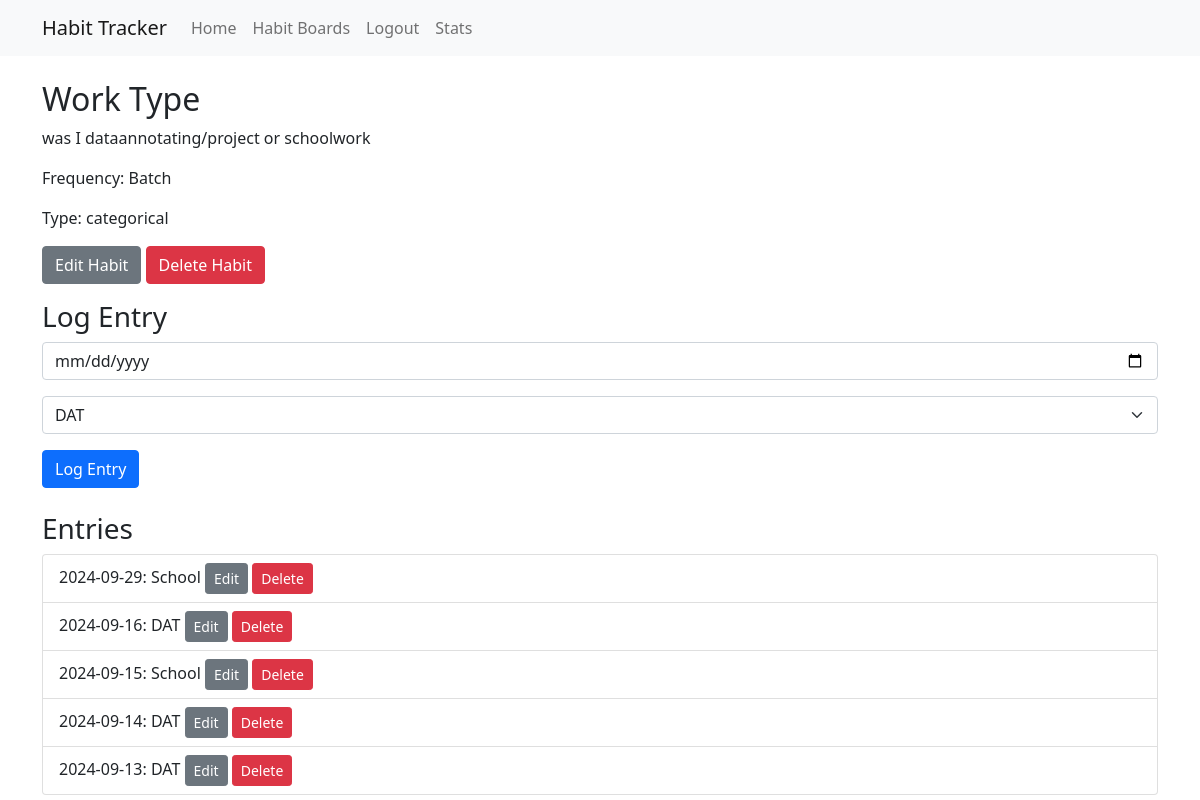
The app's page /habit/1 (signed in), older data.
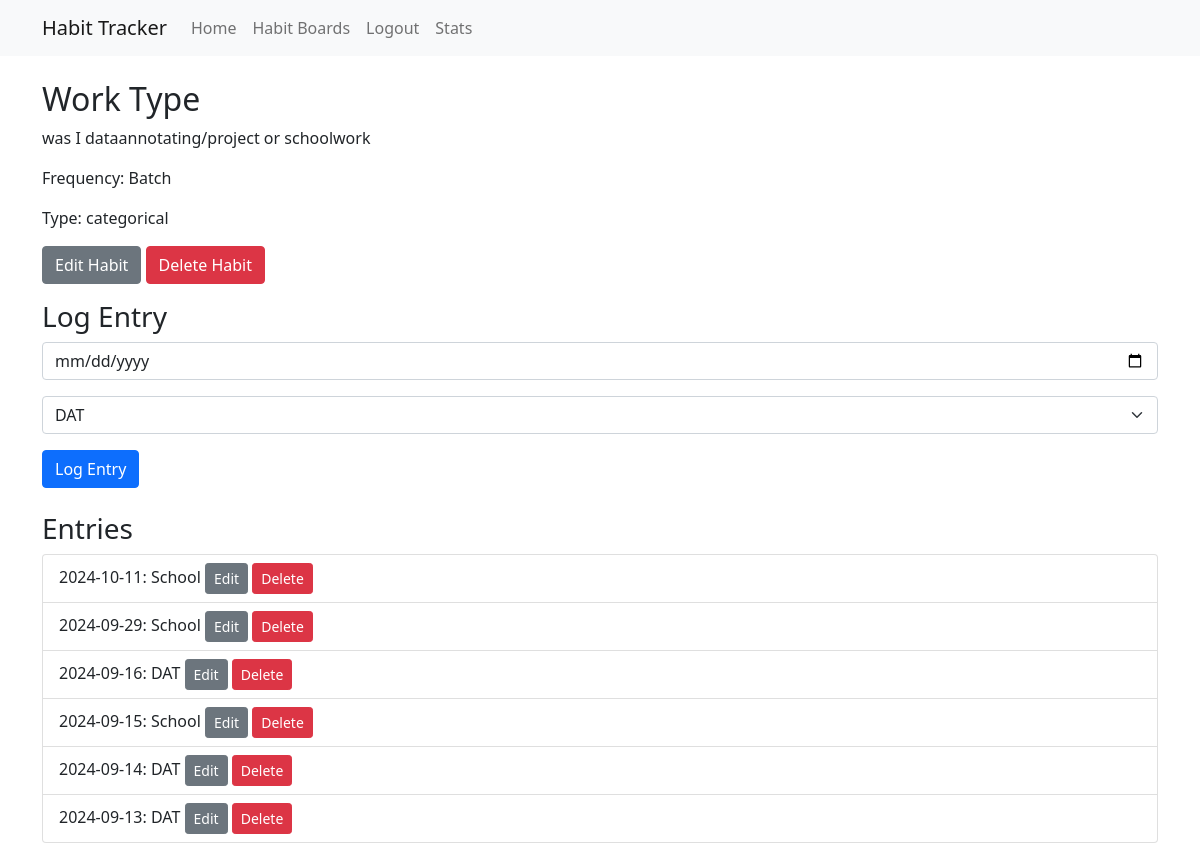
The same page, newer data.
### tables this page shows
CREATE TABLE habits (
    id INTEGER PRIMARY KEY AUTOINCREMENT,
    user_id INTEGER NOT NULL,
    board_id INTEGER NOT NULL,
    name TEXT NOT NULL,
    description TEXT,
    frequency TEXT, -- can be NULL for batch habits
    variable_type TEXT NOT NULL CHECK(variable_type IN ('boolean', 'numeric', 'categorical')),
    created TIMESTAMP NOT NULL DEFAULT CURRENT_TIMESTAMP,
    FOREIGN KEY (user_id) REFERENCES users (id),
    FOREIGN KEY (board_id) REFERENCES habit_boards (id)
);

CREATE TABLE entries (
    id INTEGER PRIMARY KEY AUTOINCREMENT,
    habit_id INTEGER NOT NULL,
    date DATE NOT NULL,
    value TEXT NOT NULL,
    FOREIGN KEY (habit_id) REFERENCES habits (id)
);

### app.py (the view)
@app.route('/habit/<int:habit_id>')
@login_required
def view_habit(habit_id):
    conn = get_db_connection()
    habit = conn.execute('SELECT * FROM habits WHERE id = ? AND user_id = ?',
                         (habit_id, session['user_id'])).fetchone()
    entries = conn.execute('SELECT * FROM entries WHERE habit_id = ? ORDER BY date DESC', (habit_id,)).fetchall()
    habit_options = []
    if habit['variable_type'] == 'categorical':
        options = conn.execute('SELECT option_value FROM habit_options WHERE habit_id = ?', (habit_id,)).fetchall()
        habit_options = [option['option_value'] for option in options]
    conn.close()
    return render_template('view_habit.html', habit=habit, entries=entries, habit_options=habit_options)

### app.py (called while the page is built)
def get_db_connection():
    conn = sqlite3.connect('habits.db')
    conn.row_factory = sqlite3.Row
    return conn

def login_required(f):
    @wraps(f)
    def decorated_function(*args, **kwargs):
        if 'user_id' not in session:
            return redirect(url_for('login'))
        return f(*args, **kwargs)
    return decorated_function

### templates/view_habit.html
{% extends "base.html" %}
{% block content %}
<h2>{{ habit['name'] }}</h2>
<p>{{ habit['description'] }}</p>
<p>Frequency: {{ habit['frequency'] if habit['frequency'] else 'Batch' }}</p>
<p>Type: {{ habit['variable_type'] }}</p>
<div class="mb-3">
    <a href="{{ url_for('edit_habit', habit_id=habit['id']) }}" class="btn btn-secondary">Edit Habit</a>
    <form method="post" action="{{ url_for('delete_habit', habit_id=habit['id']) }}" style="display: inline;">
        <button type="submit" class="btn btn-danger" onclick="return confirm('Are you sure you want to delete this habit? This action cannot be undone.');">Delete Habit</button>
    </form>
</div>
<h3>Log Entry</h3>
<form method="post" action="{{ url_for('log_habit', habit_id=habit['id']) }}">
    <div class="mb-3">
        <input type="date" class="form-control" name="date" required>
    </div>
    <div class="mb-3">
        {% if habit['variable_type'] == 'boolean' %}
        <select class="form-select" name="value">
            <option value="1">Yes</option>
            <option value="0">No</option>
        </select>
        {% elif habit['variable_type'] == 'numeric' %}
        <input type="number" class="form-control" name="value" required>
        {% elif habit['variable_type'] == 'categorical' %}
        <select class="form-select" name="value">
            {% for option in habit_options %}
                <option value="{{ option }}">{{ option }}</option>
            {% endfor %}
        </select>
        {% endif %}
    </div>
    <button type="submit" class="btn btn-primary">Log Entry</button>
</form>
<h3 class="mt-4">Entries</h3>
<ul class="list-group">
{% for entry in entries %}
    <li class="list-group-item">
        {{ entry['date'] }}: {{ entry['value'] }}
        <a href="{{ url_for('edit_entry', entry_id=entry['id']) }}" class="btn btn-sm btn-secondary">Edit</a>
        <form method="post" action="{{ url_for('delete_entry', entry_id=entry['id']) }}" style="display: inline;">
            <button type="submit" class="btn btn-sm btn-danger" onclick="return confirm('Are you sure you want to delete this entry?');">Delete</button>
        </form>
    </li>
{% endfor %}
</ul>
{% endblock %}

### templates/base.html (shortened to what this page needs)
<!DOCTYPE html>
<html lang="en">
<head>
    <link href="https://cdn.jsdelivr.net/npm/bootstrap@5.1.3/dist/css/bootstrap.min.css" rel="stylesheet">
</head>
<body>
    <nav class="navbar navbar-expand-lg navbar-light bg-light">
        <div class="container">
            <a class="navbar-brand" href="{{ url_for('index') }}">Habit Tracker</a>
            <div class="collapse navbar-collapse" id="navbarNav">
                <ul class="navbar-nav">
                    {% if 'user_id' in session %}
                        <li class="nav-item"><a class="nav-link" href="{{ url_for('index') }}">Home</a></li>
                        <li class="nav-item"><a class="nav-link" href="{{ url_for('boards') }}">Habit Boards</a></li>
                        <li class="nav-item"><a class="nav-link" href="{{ url_for('logout') }}">Logout</a></li>
                        <li class="nav-item"><a class="nav-link" href="{{ url_for('stats') }}">Stats</a></li>
                    {% else %}
                        <li class="nav-item"><a class="nav-link" href="{{ url_for('login') }}">Login</a></li>
                        <li class="nav-item"><a class="nav-link" href="{{ url_for('register') }}">Register</a></li>
                    {% endif %}
                </ul>
            </div>
        </div>
    </nav>
    <div class="container mt-4">
        {% block content %}{% endblock %}
    </div>
</body>
</html>

Row changes from the older to the newer data that the page shows:
added entries: date "2024-10-11", value "School"
